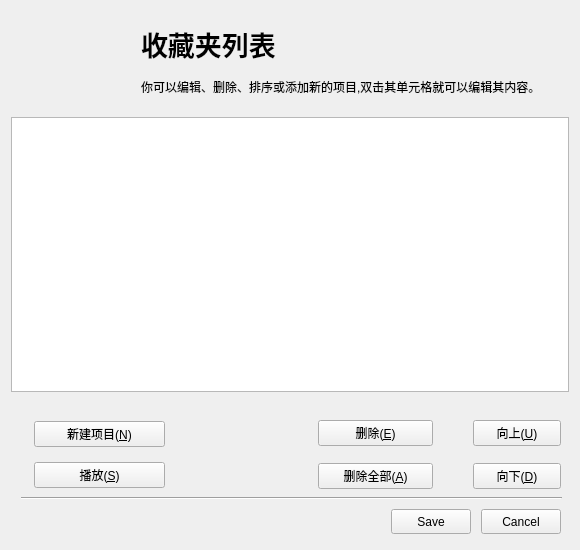
<?xml version="1.0" encoding="UTF-8"?>
<ui version="4.0">
 <class>favorite</class>
 <widget class="QWidget" name="favorite">
  <property name="geometry">
   <rect>
    <x>0</x>
    <y>0</y>
    <width>580</width>
    <height>550</height>
   </rect>
  </property>
  <property name="minimumSize">
   <size>
    <width>580</width>
    <height>550</height>
   </size>
  </property>
  <property name="maximumSize">
   <size>
    <width>580</width>
    <height>550</height>
   </size>
  </property>
  <property name="windowTitle">
   <string>Form</string>
  </property>
  <property name="windowIcon">
   <iconset resource="image.qrc">
    <normaloff>:/new/prefix1/src/videoplayer.png</normaloff>:/new/prefix1/src/videoplayer.png</iconset>
  </property>
  <layout class="QGridLayout" name="gridLayout">
   <item row="0" column="0">
    <widget class="QWidget" name="widget" native="true">
     <property name="maximumSize">
      <size>
       <width>16777215</width>
       <height>100</height>
      </size>
     </property>
     <widget class="QLabel" name="label">
      <property name="geometry">
       <rect>
        <x>20</x>
        <y>0</y>
        <width>90</width>
        <height>90</height>
       </rect>
      </property>
      <property name="minimumSize">
       <size>
        <width>90</width>
        <height>90</height>
       </size>
      </property>
      <property name="maximumSize">
       <size>
        <width>90</width>
        <height>90</height>
       </size>
      </property>
      <property name="text">
       <string/>
      </property>
      <property name="pixmap">
       <pixmap resource="image.qrc">:/new/prefix1/src/collect.png</pixmap>
      </property>
      <property name="scaledContents">
       <bool>true</bool>
      </property>
     </widget>
     <widget class="QLabel" name="label_2">
      <property name="geometry">
       <rect>
        <x>130</x>
        <y>17</y>
        <width>181</width>
        <height>31</height>
       </rect>
      </property>
      <property name="font">
       <font>
        <pointsize>20</pointsize>
        <weight>75</weight>
        <bold>true</bold>
       </font>
      </property>
      <property name="text">
       <string>收藏夹列表</string>
      </property>
     </widget>
     <widget class="QLabel" name="label_3">
      <property name="geometry">
       <rect>
        <x>130</x>
        <y>60</y>
        <width>411</width>
        <height>31</height>
       </rect>
      </property>
      <property name="text">
       <string>你可以编辑、删除、排序或添加新的项目,双击其单元格就可以编辑其内容。</string>
      </property>
      <property name="textFormat">
       <enum>Qt::PlainText</enum>
      </property>
      <property name="wordWrap">
       <bool>true</bool>
      </property>
     </widget>
    </widget>
   </item>
   <item row="2" column="0">
    <widget class="QWidget" name="widget_2" native="true">
     <property name="minimumSize">
      <size>
       <width>0</width>
       <height>275</height>
      </size>
     </property>
     <property name="maximumSize">
      <size>
       <width>16777215</width>
       <height>275</height>
      </size>
     </property>
     <layout class="QGridLayout" name="gridLayout_2">
      <property name="leftMargin">
       <number>0</number>
      </property>
      <property name="topMargin">
       <number>0</number>
      </property>
      <property name="rightMargin">
       <number>0</number>
      </property>
      <property name="bottomMargin">
       <number>0</number>
      </property>
      <property name="spacing">
       <number>0</number>
      </property>
      <item row="0" column="0">
       <widget class="QTableView" name="tableView"/>
      </item>
     </layout>
    </widget>
   </item>
   <item row="3" column="0">
    <widget class="QWidget" name="widget_3" native="true">
     <widget class="Line" name="line">
      <property name="geometry">
       <rect>
        <x>10</x>
        <y>90</y>
        <width>541</width>
        <height>20</height>
       </rect>
      </property>
      <property name="orientation">
       <enum>Qt::Horizontal</enum>
      </property>
     </widget>
     <widget class="QWidget" name="layoutWidget">
      <property name="geometry">
       <rect>
        <x>380</x>
        <y>110</y>
        <width>172</width>
        <height>27</height>
       </rect>
      </property>
      <layout class="QHBoxLayout" name="horizontalLayout">
       <property name="spacing">
        <number>10</number>
       </property>
       <item>
        <widget class="QPushButton" name="btn_Ok">
         <property name="minimumSize">
          <size>
           <width>80</width>
           <height>25</height>
          </size>
         </property>
         <property name="maximumSize">
          <size>
           <width>80</width>
           <height>25</height>
          </size>
         </property>
         <property name="text">
          <string>Save</string>
         </property>
        </widget>
       </item>
       <item>
        <widget class="QPushButton" name="btn_cancel">
         <property name="minimumSize">
          <size>
           <width>80</width>
           <height>25</height>
          </size>
         </property>
         <property name="maximumSize">
          <size>
           <width>80</width>
           <height>25</height>
          </size>
         </property>
         <property name="text">
          <string>Cancel</string>
         </property>
        </widget>
       </item>
      </layout>
     </widget>
     <widget class="QWidget" name="layoutWidget">
      <property name="geometry">
       <rect>
        <x>20</x>
        <y>20</y>
        <width>534</width>
        <height>73</height>
       </rect>
      </property>
      <layout class="QHBoxLayout" name="horizontalLayout_3">
       <property name="spacing">
        <number>150</number>
       </property>
       <item>
        <layout class="QVBoxLayout" name="verticalLayout">
         <property name="spacing">
          <number>12</number>
         </property>
         <item>
          <widget class="QPushButton" name="btn_AddNew">
           <property name="minimumSize">
            <size>
             <width>131</width>
             <height>26</height>
            </size>
           </property>
           <property name="maximumSize">
            <size>
             <width>131</width>
             <height>26</height>
            </size>
           </property>
           <property name="text">
            <string>新建项目(&amp;N)</string>
           </property>
          </widget>
         </item>
         <item>
          <widget class="QPushButton" name="btn_Play">
           <property name="minimumSize">
            <size>
             <width>131</width>
             <height>26</height>
            </size>
           </property>
           <property name="maximumSize">
            <size>
             <width>131</width>
             <height>26</height>
            </size>
           </property>
           <property name="text">
            <string>播放(&amp;S)</string>
           </property>
          </widget>
         </item>
        </layout>
       </item>
       <item>
        <layout class="QHBoxLayout" name="horizontalLayout_2">
         <property name="spacing">
          <number>40</number>
         </property>
         <item>
          <layout class="QVBoxLayout" name="verticalLayout_2">
           <property name="spacing">
            <number>15</number>
           </property>
           <item>
            <widget class="QPushButton" name="btn_Del">
             <property name="minimumSize">
              <size>
               <width>115</width>
               <height>26</height>
              </size>
             </property>
             <property name="maximumSize">
              <size>
               <width>115</width>
               <height>26</height>
              </size>
             </property>
             <property name="text">
              <string>删除(&amp;E)</string>
             </property>
            </widget>
           </item>
           <item>
            <widget class="QPushButton" name="btn_DelAll">
             <property name="minimumSize">
              <size>
               <width>115</width>
               <height>26</height>
              </size>
             </property>
             <property name="maximumSize">
              <size>
               <width>115</width>
               <height>26</height>
              </size>
             </property>
             <property name="text">
              <string>删除全部(&amp;A)</string>
             </property>
            </widget>
           </item>
          </layout>
         </item>
         <item>
          <layout class="QVBoxLayout" name="verticalLayout_3">
           <property name="spacing">
            <number>15</number>
           </property>
           <item>
            <widget class="QPushButton" name="btn_Up">
             <property name="minimumSize">
              <size>
               <width>88</width>
               <height>26</height>
              </size>
             </property>
             <property name="maximumSize">
              <size>
               <width>88</width>
               <height>26</height>
              </size>
             </property>
             <property name="text">
              <string>向上(&amp;U)</string>
             </property>
            </widget>
           </item>
           <item>
            <widget class="QPushButton" name="btn_Down">
             <property name="minimumSize">
              <size>
               <width>88</width>
               <height>26</height>
              </size>
             </property>
             <property name="maximumSize">
              <size>
               <width>88</width>
               <height>26</height>
              </size>
             </property>
             <property name="text">
              <string>向下(&amp;D)</string>
             </property>
            </widget>
           </item>
          </layout>
         </item>
        </layout>
       </item>
      </layout>
     </widget>
    </widget>
   </item>
  </layout>
 </widget>
 <resources>
  <include location="image.qrc"/>
 </resources>
 <connections/>
</ui>
